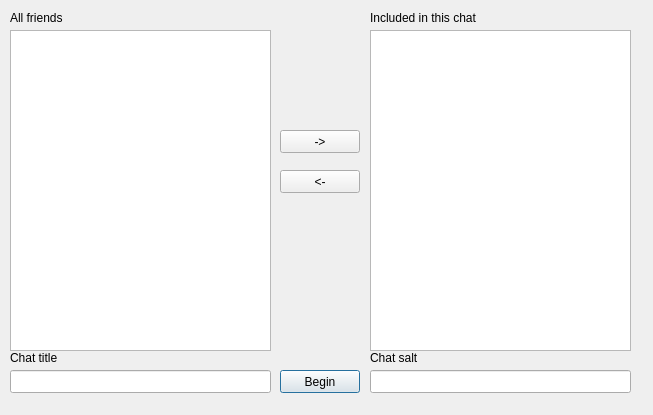
<?xml version="1.0" encoding="UTF-8"?>
<ui version="4.0">
 <class>chatinit</class>
 <widget class="QDialog" name="chatinit">
  <property name="geometry">
   <rect>
    <x>0</x>
    <y>0</y>
    <width>653</width>
    <height>415</height>
   </rect>
  </property>
  <property name="windowTitle">
   <string>Dialog</string>
  </property>
  <widget class="QLabel" name="label_4">
   <property name="geometry">
    <rect>
     <x>370</x>
     <y>350</y>
     <width>221</width>
     <height>16</height>
    </rect>
   </property>
   <property name="text">
    <string>Chat salt</string>
   </property>
  </widget>
  <widget class="QLabel" name="label">
   <property name="geometry">
    <rect>
     <x>10</x>
     <y>10</y>
     <width>221</width>
     <height>16</height>
    </rect>
   </property>
   <property name="text">
    <string>All friends</string>
   </property>
  </widget>
  <widget class="QPushButton" name="beginb">
   <property name="geometry">
    <rect>
     <x>280</x>
     <y>370</y>
     <width>80</width>
     <height>23</height>
    </rect>
   </property>
   <property name="text">
    <string>Begin</string>
   </property>
  </widget>
  <widget class="QPushButton" name="includeb">
   <property name="geometry">
    <rect>
     <x>280</x>
     <y>130</y>
     <width>80</width>
     <height>23</height>
    </rect>
   </property>
   <property name="text">
    <string>-&gt;</string>
   </property>
  </widget>
  <widget class="QLabel" name="label_3">
   <property name="geometry">
    <rect>
     <x>10</x>
     <y>350</y>
     <width>221</width>
     <height>16</height>
    </rect>
   </property>
   <property name="text">
    <string>Chat title</string>
   </property>
  </widget>
  <widget class="QLineEdit" name="chattitle">
   <property name="geometry">
    <rect>
     <x>10</x>
     <y>370</y>
     <width>261</width>
     <height>23</height>
    </rect>
   </property>
  </widget>
  <widget class="QLineEdit" name="chatsalt">
   <property name="geometry">
    <rect>
     <x>370</x>
     <y>370</y>
     <width>261</width>
     <height>23</height>
    </rect>
   </property>
  </widget>
  <widget class="QListWidget" name="chatlist">
   <property name="geometry">
    <rect>
     <x>370</x>
     <y>30</y>
     <width>261</width>
     <height>321</height>
    </rect>
   </property>
  </widget>
  <widget class="QListWidget" name="friendlist">
   <property name="geometry">
    <rect>
     <x>10</x>
     <y>30</y>
     <width>261</width>
     <height>321</height>
    </rect>
   </property>
  </widget>
  <widget class="QLabel" name="label_2">
   <property name="geometry">
    <rect>
     <x>370</x>
     <y>10</y>
     <width>221</width>
     <height>16</height>
    </rect>
   </property>
   <property name="text">
    <string>Included in this chat</string>
   </property>
  </widget>
  <widget class="QPushButton" name="excludeb">
   <property name="geometry">
    <rect>
     <x>280</x>
     <y>170</y>
     <width>80</width>
     <height>23</height>
    </rect>
   </property>
   <property name="text">
    <string>&lt;-</string>
   </property>
  </widget>
 </widget>
 <resources/>
 <connections/>
</ui>
